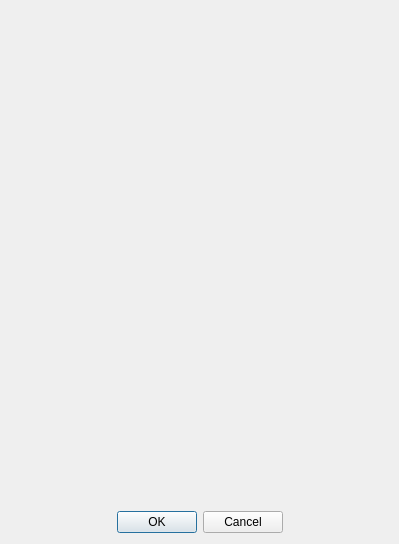
<?xml version="1.0" encoding="UTF-8"?>
<ui version="4.0">
 <class>QOczko</class>
 <widget class="QDialog" name="QOczko">
  <property name="geometry">
   <rect>
    <x>0</x>
    <y>0</y>
    <width>399</width>
    <height>544</height>
   </rect>
  </property>
  <property name="windowTitle">
   <string>QOczko</string>
  </property>
  <layout class="QVBoxLayout" name="verticalLayout">
   <item>
    <layout class="QHBoxLayout" name="horizontalLayout">
     <item>
      <widget class="ParametrizedView" name="left" native="true"/>
     </item>
     <item>
      <widget class="ParametrizedView" name="right" native="true"/>
     </item>
    </layout>
   </item>
   <item>
    <widget class="QDialogButtonBox" name="buttonBox">
     <property name="orientation">
      <enum>Qt::Horizontal</enum>
     </property>
     <property name="standardButtons">
      <set>QDialogButtonBox::Cancel|QDialogButtonBox::Ok</set>
     </property>
     <property name="centerButtons">
      <bool>true</bool>
     </property>
    </widget>
   </item>
  </layout>
 </widget>
 <customwidgets>
  <customwidget>
   <class>ParametrizedView</class>
   <extends>QWidget</extends>
   <header location="global">ParametrizedView.h</header>
   <container>1</container>
  </customwidget>
 </customwidgets>
 <resources/>
 <connections>
  <connection>
   <sender>buttonBox</sender>
   <signal>accepted()</signal>
   <receiver>QOczko</receiver>
   <slot>accept()</slot>
   <hints>
    <hint type="sourcelabel">
     <x>248</x>
     <y>254</y>
    </hint>
    <hint type="destinationlabel">
     <x>157</x>
     <y>274</y>
    </hint>
   </hints>
  </connection>
  <connection>
   <sender>buttonBox</sender>
   <signal>rejected()</signal>
   <receiver>QOczko</receiver>
   <slot>reject()</slot>
   <hints>
    <hint type="sourcelabel">
     <x>316</x>
     <y>260</y>
    </hint>
    <hint type="destinationlabel">
     <x>286</x>
     <y>274</y>
    </hint>
   </hints>
  </connection>
 </connections>
</ui>
